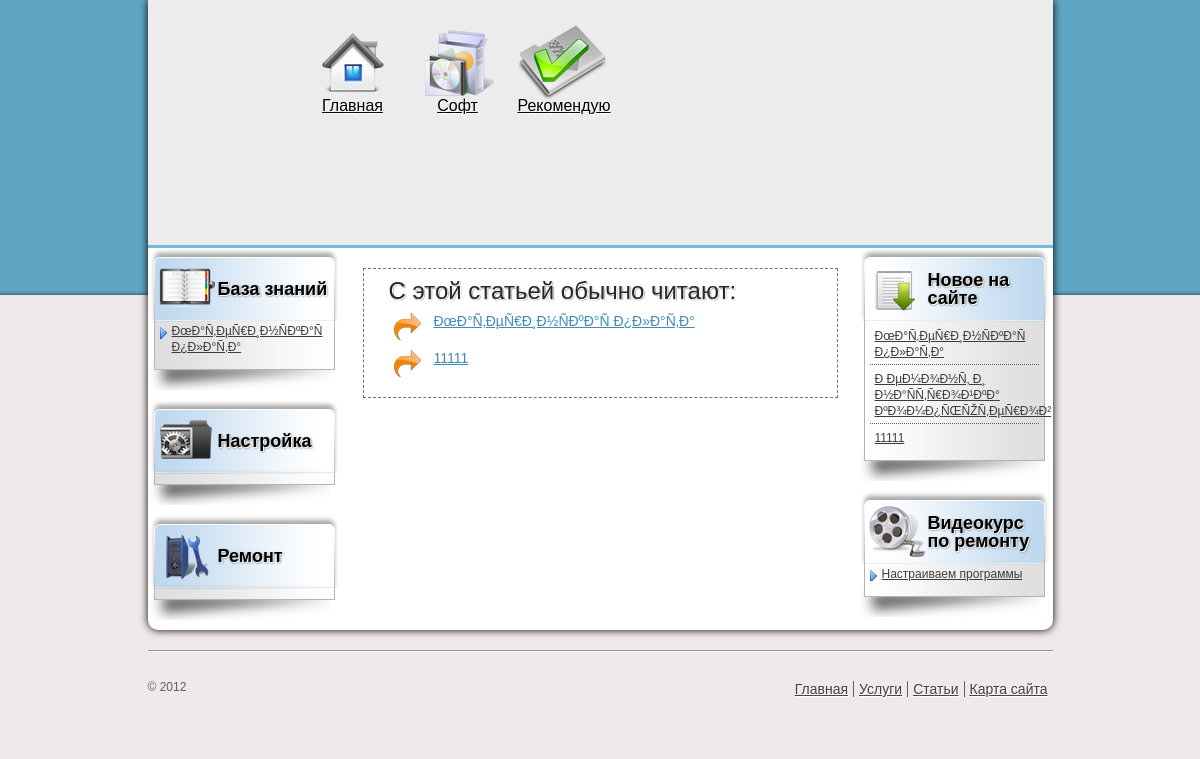
The app's page /article.php with its own data.
### tables this page shows
CREATE TABLE IF NOT EXISTS `pages` (
  `id` int(11) NOT NULL AUTO_INCREMENT,
  `title` varchar(300) NOT NULL,
  `content` text NOT NULL,
  `user_id` int(11) NOT NULL,
  `meta_title` varchar(300) DEFAULT NULL,
  `meta_keywords` varchar(300) DEFAULT NULL,
  `meta_desc` varchar(300) DEFAULT NULL,
  `link_text` varchar(150) DEFAULT NULL,
  `category_id` int(11) NOT NULL,
  PRIMARY KEY (`id`),
  KEY `user_id_FK_1` (`user_id`),
  KEY `category_id_FK_3` (`category_id`)
);

### includes/functions.php (the view, shortened to what this page needs)
<?php
function recentArticles($node) {
	$sql = mysql_query("SELECT pages.id, pages.title FROM pages, categories where pages.category_id=categories.id AND pages.id!='".$node."' AND categories.name_code!='home' order by rand() LIMIT 5");
	while($record = mysql_fetch_array($sql)) {
		$recentArticle = print '<li><a href="/article.php?node='.$record['id'].'">'.$record['title'].'</a></li>';
	}
	return $recentArticle;
}
function showKnowledgeArticles() {
	$sql = mysql_query("SELECT pages.id, pages.link_text FROM pages, categories WHERE pages.category_id = categories.id AND categories.name_code IN('knowledge_base') order by id desc");
	while($record = mysql_fetch_array($sql)) {
		$recentArticle = print '<li><a href="/article.php?node='.$record['id'].'">'.$record['link_text'].'</a></li>';
	}
	return $recentArticle;
}
function showVideoCourseArticles() {
	$sql = mysql_query("SELECT pages.* FROM pages, categories where pages.category_id=categories.id AND categories.name_code IN('video_course') order by id desc");
	while($record = mysql_fetch_array($sql)) {
		$recentArticle = print '<li><a href="/article.php?node='.$record['id'].'">'.$record['link_text'].'</a></li>';
	}
	return $recentArticle;
}
function lastArticles($node) {
	$sql = mysql_query("SELECT * FROM pages where id!='".$node."' order by id desc LIMIT 5");
	while($record = mysql_fetch_array($sql)) {
		$useful = print '<li><a href="article.php?node='.$record['id'].'">'.$record['title'].'</a></li>';
	}
	return $useful;
}
?>

### css/style.css (style rules this page uses)
body { background: #f0e9e9 url(../images/main_bg.png) repeat-x !important; text-align: center; font-family: arial; }
li, h1, h2 { text-align: left; }
.text a { color: #000; }
.article ul li { background: url(../images/article_arrow.png) no-repeat 5px 0; padding-left: 45px; margin-bottom: 10px; min-height: 27px; }
.article ul li a { font-size: 14px; color: #418bba; }
.sidebar-block ul li { background: url(../images/sidebar_arrow.png) no-repeat 0 5px; margin: 0 5px 5px 5px; padding-left: 12px; }
.sidebar-block.new ul li { background: none; margin: 0 5px; padding: 5px; border-top: 1px dotted #685858; }
.sidebar-block.new ul li:first-child { border: none; }
.sidebar-block ul a { font-size: 12px; color: #3d3d3d; }

### records on screen
pages: title "ÐœÐ°Ñ‚ÐµÑ€Ð¸Ð½ÑÐºÐ°Ñ Ð¿Ð»Ð°Ñ‚Ð°", link_text "ÐœÐ°Ñ‚ÐµÑ€Ð¸Ð½ÑÐºÐ°Ñ Ð¿Ð»Ð°Ñ‚Ð°"
pages: title "11111", link_text "Настраиваем программы"
pages: title "Ð ÐµÐ¼Ð¾Ð½Ñ‚ Ð¸ Ð½Ð°ÑÑ‚Ñ€Ð¾Ð¹ÐºÐ° ÐºÐ¾Ð¼Ð¿ÑŒÑŽÑ‚ÐµÑ€Ð¾Ð²"
